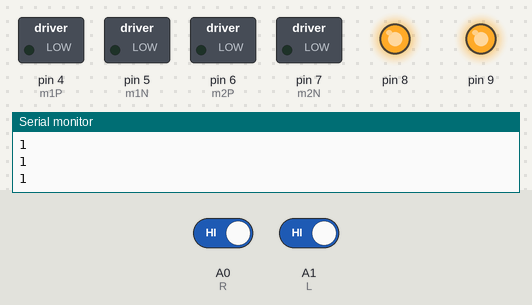
The sketch below on a simulated Arduino Uno, built with avr-gcc and run on an emulated ATmega328P. On the bench: switched loads named in the sketch (green lamp = pin HIGH), output pins drawn as LEDs (lit = HIGH), the last lines printed to the serial monitor. The inputs (shaded band) are chosen by the test bench; at power-on: A0 (R) HIGH, A1 (L) HIGH.

Above: at 1.2 s.
1.3 s: A0 (R) driven LOW
At 2.5 s:
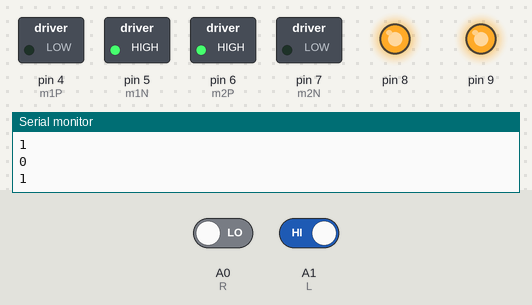
2.8 s: A1 (L) driven LOW
At 3.5 s:
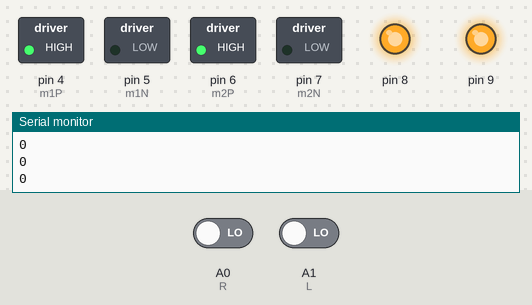
4.3 s: A0 (R) driven HIGH
At 4.6 s:
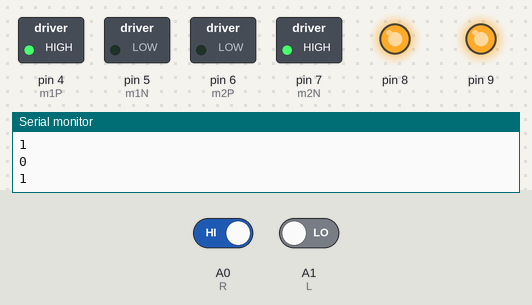
5.8 s: A1 (L) driven HIGH
At 7.1 s:
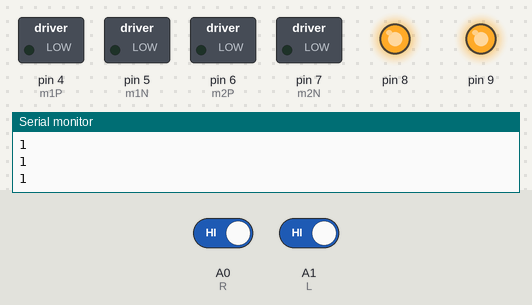
Timing chart, 0 to 8.3 s (numbered marks = the images above; inputs shaded):
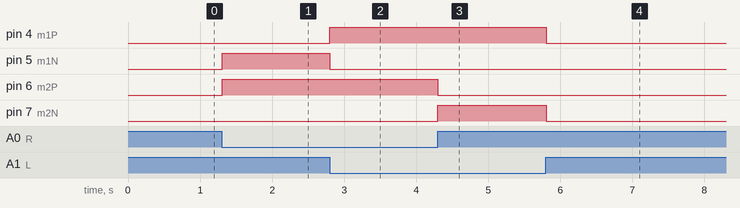

The sketch:

line_follower.ino
```cpp
int m1P = 4; //motor a = +
int m1N = 5; //motor a = -
int m2P = 6; //motor b = -
int m2N = 7; //motor b = +

int R = A0; //sincer R
int L = A1; //sincer L

void setup()
{
  pinMode(m1P, OUTPUT);
  pinMode(m2P, OUTPUT);
  pinMode(m1N, OUTPUT);
  pinMode(m2N, OUTPUT);
  pinMode(8, OUTPUT);
  pinMode(9, OUTPUT);
  digitalWrite(8, HIGH);
  digitalWrite(9, HIGH);
  Serial.begin(9600);
  pinMode(L, INPUT);
  pinMode(R, INPUT);

}
void loop()
{
  if ((digitalRead(L) == 0) && (digitalRead(R) == 0)) {
    forword();
  }

  if ((digitalRead(L) == 1) && (digitalRead(R) == 0)) {
    turnRight();
  }

  if ((digitalRead(L) == 0) && (digitalRead(R) == 1)) {
    turnLeft();
  }
  if ((digitalRead(L) == 1) && (digitalRead(R) == 1)) {
    Stop();
  }
  Serial.print(digitalRead(L));
  Serial.println("\n");
  Serial.print(digitalRead(R));
  Serial.println("\n");
 }

void forword() {
  digitalWrite(m1P, HIGH);
  digitalWrite(m1N, LOW);
  digitalWrite(m2P, HIGH);
  digitalWrite(m2N, LOW);
}


void turnRight() {
  digitalWrite(m1P, LOW);
  digitalWrite(m1N, HIGH);
  digitalWrite(m2P, HIGH);
  digitalWrite(m2N, LOW);
}

void turnLeft() {
  digitalWrite(m1P, HIGH);
  digitalWrite(m1N, LOW);
  digitalWrite(m2P, LOW);
  digitalWrite(m2N, HIGH);
}

void Stop() {
  digitalWrite(m1P, LOW);
  digitalWrite(m1N, LOW);
  digitalWrite(m2P, LOW);
  digitalWrite(m2N, LOW);
}
```

Measured:
- after the input at 1.3 s, pin 5 (m1N), pin 6 (m2P): LOW → HIGH at once
- after the input at 2.8 s, pin 4 (m1P): LOW → HIGH at once; pin 5 (m1N): HIGH → LOW at once
- after the input at 4.3 s, pin 6 (m2P): HIGH → LOW at once; pin 7 (m2N): LOW → HIGH at once
- after the input at 5.8 s, pin 4 (m1P), pin 7 (m2N): HIGH → LOW at once
